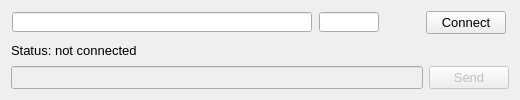
<?xml version="1.0" encoding="UTF-8"?>
<ui version="4.0">
 <class>Dialog</class>
 <widget class="QDialog" name="Dialog">
  <property name="geometry">
   <rect>
    <x>0</x>
    <y>0</y>
    <width>520</width>
    <height>100</height>
   </rect>
  </property>
  <property name="sizePolicy">
   <sizepolicy hsizetype="Fixed" vsizetype="Fixed">
    <horstretch>0</horstretch>
    <verstretch>0</verstretch>
   </sizepolicy>
  </property>
  <property name="minimumSize">
   <size>
    <width>520</width>
    <height>100</height>
   </size>
  </property>
  <property name="maximumSize">
   <size>
    <width>520</width>
    <height>100</height>
   </size>
  </property>
  <property name="windowTitle">
   <string>Dialog</string>
  </property>
  <layout class="QGridLayout" name="gridLayout">
   <item row="7" column="0">
    <widget class="QLineEdit" name="lineEditMsg">
     <property name="enabled">
      <bool>false</bool>
     </property>
     <property name="font">
      <font>
       <pointsize>10</pointsize>
      </font>
     </property>
    </widget>
   </item>
   <item row="7" column="1">
    <widget class="QPushButton" name="pushButton_2">
     <property name="enabled">
      <bool>false</bool>
     </property>
     <property name="font">
      <font>
       <pointsize>10</pointsize>
      </font>
     </property>
     <property name="text">
      <string>Send</string>
     </property>
    </widget>
   </item>
   <item row="0" column="0" rowspan="3" colspan="2">
    <layout class="QHBoxLayout" name="horizontalLayout">
     <property name="bottomMargin">
      <number>0</number>
     </property>
     <item>
      <widget class="QLineEdit" name="lineServerPort">
       <property name="sizePolicy">
        <sizepolicy hsizetype="Fixed" vsizetype="Fixed">
         <horstretch>0</horstretch>
         <verstretch>0</verstretch>
        </sizepolicy>
       </property>
       <property name="minimumSize">
        <size>
         <width>300</width>
         <height>20</height>
        </size>
       </property>
       <property name="maximumSize">
        <size>
         <width>300</width>
         <height>20</height>
        </size>
       </property>
       <property name="font">
        <font>
         <pointsize>10</pointsize>
        </font>
       </property>
      </widget>
     </item>
     <item>
      <widget class="QLineEdit" name="lineServerIP">
       <property name="sizePolicy">
        <sizepolicy hsizetype="Fixed" vsizetype="Fixed">
         <horstretch>0</horstretch>
         <verstretch>0</verstretch>
        </sizepolicy>
       </property>
       <property name="minimumSize">
        <size>
         <width>60</width>
         <height>20</height>
        </size>
       </property>
       <property name="maximumSize">
        <size>
         <width>60</width>
         <height>20</height>
        </size>
       </property>
       <property name="font">
        <font>
         <pointsize>10</pointsize>
        </font>
       </property>
      </widget>
     </item>
     <item>
      <spacer name="horizontalSpacer">
       <property name="orientation">
        <enum>Qt::Horizontal</enum>
       </property>
       <property name="sizeType">
        <enum>QSizePolicy::Minimum</enum>
       </property>
       <property name="sizeHint" stdset="0">
        <size>
         <width>40</width>
         <height>20</height>
        </size>
       </property>
      </spacer>
     </item>
     <item>
      <widget class="QPushButton" name="pushButton">
       <property name="sizePolicy">
        <sizepolicy hsizetype="Fixed" vsizetype="Fixed">
         <horstretch>0</horstretch>
         <verstretch>0</verstretch>
        </sizepolicy>
       </property>
       <property name="font">
        <font>
         <pointsize>10</pointsize>
        </font>
       </property>
       <property name="text">
        <string>Connect</string>
       </property>
      </widget>
     </item>
    </layout>
   </item>
   <item row="3" column="0">
    <widget class="QLabel" name="labelStatus">
     <property name="sizePolicy">
      <sizepolicy hsizetype="Minimum" vsizetype="MinimumExpanding">
       <horstretch>0</horstretch>
       <verstretch>0</verstretch>
      </sizepolicy>
     </property>
     <property name="font">
      <font>
       <pointsize>10</pointsize>
      </font>
     </property>
     <property name="text">
      <string>Status: not connected</string>
     </property>
    </widget>
   </item>
  </layout>
 </widget>
 <resources/>
 <connections/>
</ui>
